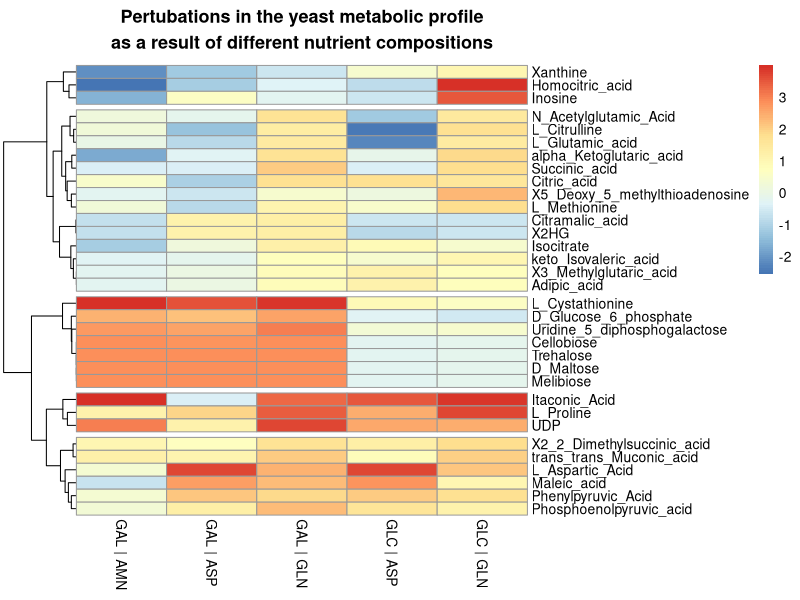

Here is the R script that generated this plot:
library('dplyr')
library('pheatmap')


# Read and process CSV for plotting on cluster map
data <- read.csv('data/log2_nutrient_mean.csv')
# Index Sample.Group as row names and drop Sample.Group column.
rownames(data) <- data$Sample.Group
data$Sample.Group <- NULL
data <- mutate_all(data, function(x) as.numeric(as.character(x)))

# Plot heatmap using ward.D2 clustering method employing Manhattan clustering by row
pheatmap(as.matrix(t(data)),
    cutree_rows=5,
    cluster_rows=T,
    cluster_cols=F,
    clustering_method="ward.D2",
    clustering_distance_rows="manhattan",
    main="Pertubations in the yeast metabolic profile\nas a result of different nutrient compositions"
    )
